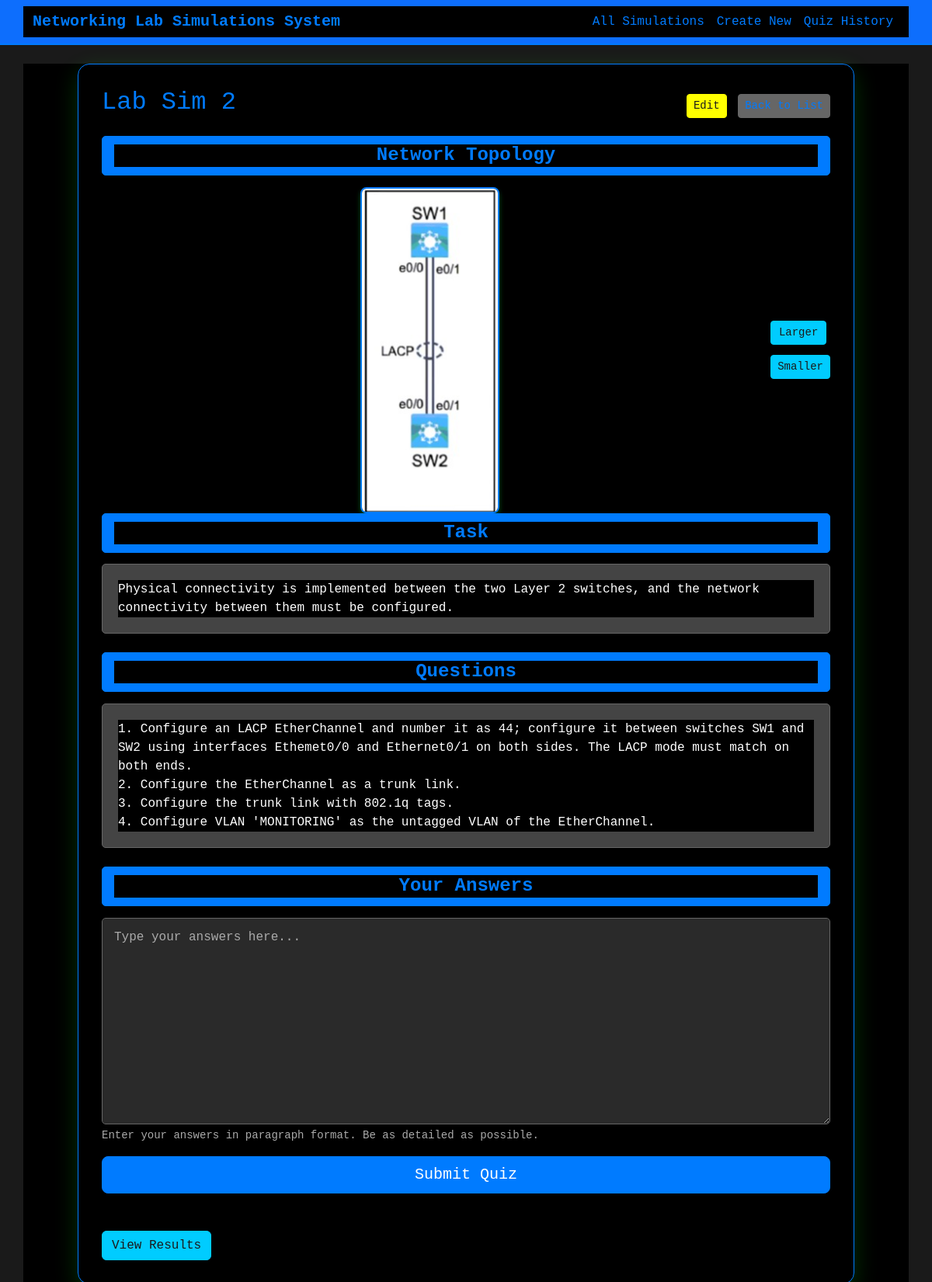
Page /simulation/2/ on the earlier database version.
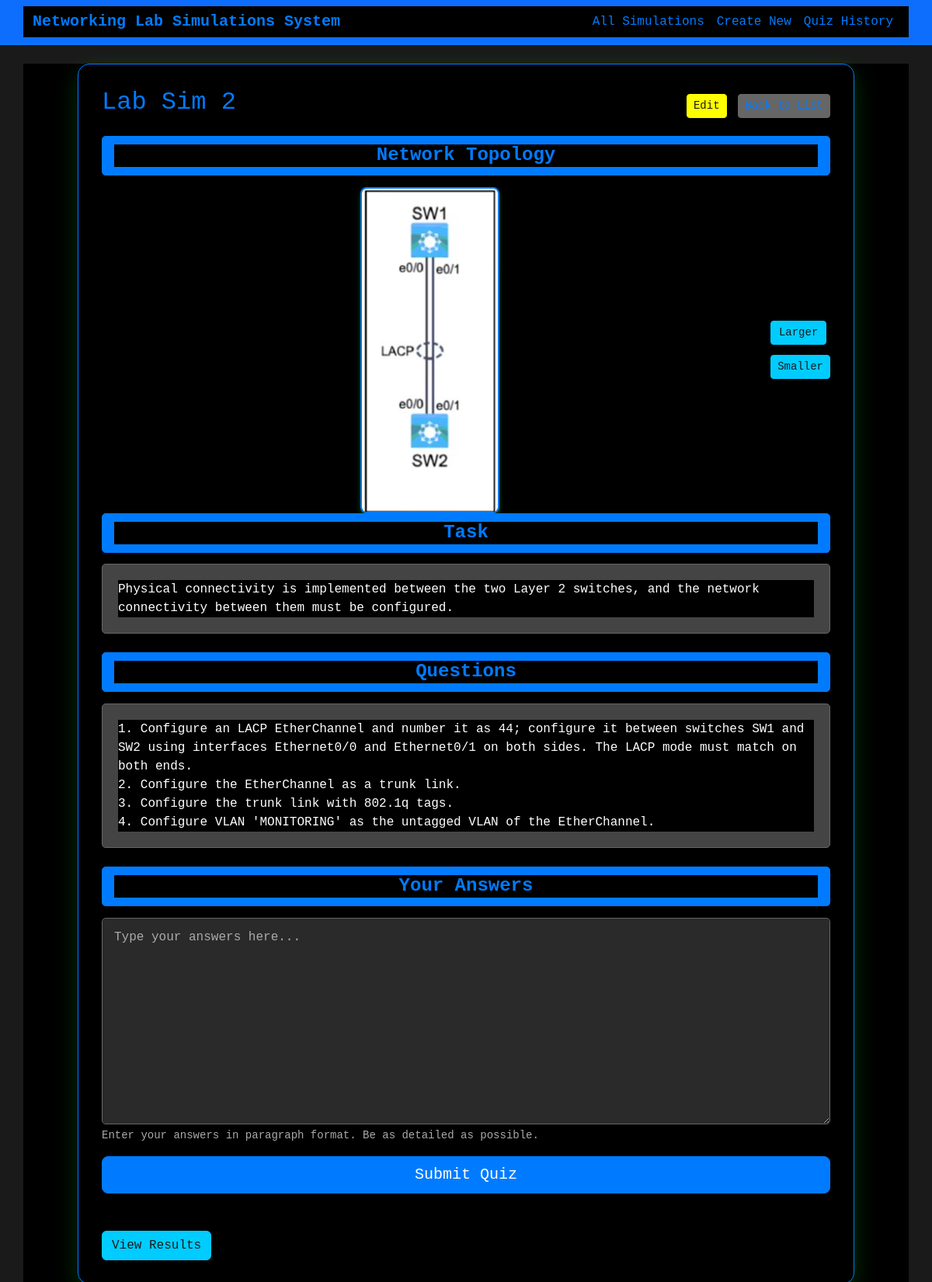
Same page on the later database version.
### lab_simulations/models.py (models this page shows, shortened)
class LabSimulation(models.Model):
    title = models.CharField(max_length=200)
    image = models.ImageField(upload_to='uploads/', help_text="Upload network topology image")
    task = models.TextField(help_text="Enter the task description")
    questions = models.TextField(help_text="Enter the questions (one per line or paragraph)")
    lab_answers = models.TextField(help_text="Enter the correct lab answers")
    user_answers = models.TextField(blank=True, help_text="User's submitted answers")
    created_at = models.DateTimeField(auto_now_add=True)
    updated_at = models.DateTimeField(auto_now=True)
    class Meta:
        ordering = ['-created_at']
    _COMMAND_EQUIVALENCIES = {
        'copy running-config startup-config': 'wr',
        'copy running-config start-up-config': 'wr',
        'copy running start': 'wr',
        'write memory': 'wr',
        'write mem': 'wr',
        'wr': 'wr',
        'configure terminal': 'conf t',
        'config t': 'conf t',
        'conf t': 'conf t',
        'interface': 'int',
        'int': 'int',
        'enable': 'en',
        'en': 'en',
        'no shutdown': 'no shut',
        'no shut': 'no shut',
        'exit': 'exit',
        'end': 'end',
        'line': 'line',
    }
    _SORTED_EQUIVALENCY_KEYS = sorted(_COMMAND_EQUIVALENCIES.keys(), key=len, reverse=True)

### lab_simulations/views.py (the view)
# urls.py: path('simulation/<int:pk>/', views.SimulationDetailView.as_view(), name='simulation_detail'),
class SimulationDetailView(DetailView):
    model = LabSimulation
    template_name = 'lab_simulations/simulation_detail.html'
    context_object_name = 'simulation'
    def get_context_data(self, **kwargs):
        context = super().get_context_data(**kwargs)
        context['quiz_form'] = QuizForm(instance=self.object)
        return context

### lab_simulations/forms.py
class QuizForm(forms.ModelForm):
    class Meta:
        model = LabSimulation
        fields = ['user_answers']
        widgets = {
            'user_answers': forms.Textarea(attrs={'class': 'form-control', 'rows': 10, 'placeholder': 'Type your answers here...'}),
        }
        labels = {
            'user_answers': 'Your Submitted Answers',
        }
    def __init__(self, *args, **kwargs):
        super().__init__(*args, **kwargs)
        if self.instance:
            self.initial['user_answers'] = ""

### lab_simulations/templates/lab_simulations/simulation_detail.html (shortened to what this page needs)
{% extends 'lab_simulations/base.html' %}
{% block content %}
<div class="quiz-container">
    <div class="row">
        <div class="col-md-12">
            <div class="d-flex justify-content-between align-items-center mb-3">
                <h2>{{ simulation.title }}</h2>
                <div>
                    <a href="{% url 'simulation_update' simulation.pk %}" class="btn btn-warning btn-sm">Edit</a>
                    <a href="{% url 'simulation_list' %}" class="btn btn-secondary btn-sm">Back to List</a>
                </div>
            </div>
            {% if simulation.image %}
                <div class="section-header">
                    <h4>Network Topology</h4>
                </div>
                <div class="d-flex justify-content-center align-items-center mb-12 image-container">
                    <img id="networkTopologyImage" src="{{ simulation.image.url }}" alt="Network Topology" class="network-topology-img">
                    <div class="ms-3 image-size-controls">
                        <button type="button" class="btn btn-sm btn-info mb-2" id="increaseImageSize">
                             Larger
                        </button>
                        <button type="button" class="btn btn-sm btn-info" id="decreaseImageSize">
                             Smaller
                        </button>
                    </div>
                </div>
            {% endif %}
            <div class="section-header">
                <h4>Task</h4>
            </div>
            <div class="content-section mb-4">
                <p>{{ simulation.task|linebreaks }}</p>
            </div>
            <div class="section-header">
                <h4>Questions</h4>
            </div>
            <div class="content-section mb-4">
                <p>{{ simulation.questions|linebreaks }}</p>
            </div>
            <div class="section-header">
                <h4>Your Answers</h4>
            </div>
            <form method="post" action="{% url 'submit_quiz' simulation.pk %}" class="quiz-form mb-5">
                <div class="mb-3">
                    {{ quiz_form.user_answers }}
                    <div class="form-text">Enter your answers in paragraph format. Be as detailed as possible.</div>
                </div>
                <div class="d-grid gap-2">
                    <button type="submit" class="btn btn-primary btn-lg">Submit Quiz</button>
                </div>
            </form>
            {% if simulation.user_answers %}
                <div class="mt-4">
                    <a href="{% url 'quiz_results' simulation.pk %}" class="btn btn-info">View Results</a>
                </div>
            {% endif %}
        </div>
    </div>
</div>
{% endblock %}

### lab_simulations/templates/lab_simulations/base.html (shortened to what this page needs)
<!DOCTYPE html>
<html lang="en">
<head>
    <link href="https://cdn.jsdelivr.net/npm/bootstrap@5.1.3/dist/css/bootstrap.min.css" rel="stylesheet">
    <link href="static/css/style.css" rel="stylesheet">
    <link href="https://cdnjs.cloudflare.com/ajax/libs/bootstrap/5.3.0/css/bootstrap.min.css" rel="stylesheet">
</head>
<body>
    <nav class="navbar navbar-expand-lg navbar-dark bg-primary">
        <div class="container">
            <a class="navbar-brand" href="{% url 'simulation_list' %}">Networking Lab Simulations System</a>
            <div class="navbar-nav ms-auto">
                <a class="nav-link" href="{% url 'simulation_list' %}">All Simulations</a>
                <a class="nav-link" href="{% url 'simulation_create' %}">Create New</a>
                <a class="nav-link" href="{% url 'quiz_history' %}">Quiz History</a>
            </div>
        </div>
    </nav>
    <div class="container mt-4">
        {% block content %}
        {% endblock %}
    </div>
</body>
</html>

### static/css/style.css (style rules this page uses)
html { background-color: #1a1a1a !important; min-height: 100% !important; }
html, body { background-color: #1a1a1a !important; color: #007BFF !important; font-family: 'Courier New', monospace !important; min-height: 100vh !important; margin: 0; padding: 0; }
body::before { content: ''; position: fixed; top: 0; left: 0; width: 100%; height: 100%; background-color: #1a1a1a; z-index: -9999; pointer-events: none; }
*, *::before, *::after { color: #007BFF !important; box-sizing: border-box; }
h1, h2, h3, h4, h5, h6, p, span, div, label, small, li, td, th, a, strong, em, i, b { color: #007BFF !important; }
.container, .container-fluid, .container-sm, .container-md, .container-lg, .container-xl, .container-xxl { background-color: black; }
.row, .col, .col-1, .col-2, .col-3, .col-4, .col-5, .col-6, .col-7, .col-8, .col-9, .col-10, .col-11, .col-12, .col-sm, .col-sm-1, .col-sm-2, .col-sm-3, .col-sm-4, .col-sm-5, .col-sm-6, .col-sm-7, .col-sm-8, .col-sm-9, .col-sm-10, .col-sm-11, .col-sm-12, .col-md, .col-md-1, .col-md-2, .col-md-3, .col-md-4, .col-md-5, .col-md-6, .col-md-7, .col-md-8, .col-md-9, .col-md-10, .col-md-11, .col-md-12, .col-lg, .col-lg-1, .col-lg-2, .col-lg-3, .col-lg-4, .col-lg-5, .col-lg-6, .col-lg-7, .col-lg-8, .col-lg-9, .col-lg-10, .col-lg-11, .col-lg-12, .col-xl, .col-xl-1, .col-xl-2, .col-xl-3, .col-xl-4, .col-xl-5, .col-xl-6, .col-xl-7, .col-xl-8, .col-xl-9, .col-xl-10, .col-xl-11, .col-xl-12 { background-color: black; }
main, section, article, aside, header, footer, nav { background-color: black; }
.navbar { background-color: #1a1a1a !important; border-bottom: 2px solid #007BFF; }
.navbar-brand { font-weight: 700; font-size: 1.5rem; color: #007BFF !important; }
.navbar-nav .nav-link { color: #007BFF !important; }
.quiz-container { background: black; color: #007BFF !important; border-radius: 15px; padding: 30px; margin: 20px 0; box-shadow: 0 10px 30px rgba(0, 255, 0, 0.2); border: 1px solid #007BFF; max-width: '1400px'; max-height: '1000px'; }
.section-header { background: #007BFF !important; color: #007BFF !important; padding: 15px 20px; border-radius: 10px; margin-bottom: 20px; backdrop-filter: blur(10px); border: 1px solid #007BFF; }
.section-header h4 { margin: 0; font-weight: 600; color: #007BFF !important; }
.btn { border-radius: 25px; padding: 10px 20px; font-weight: 600; transition: all 0.3s ease; background-color: #007BFF !important; color: #1a1a1a !important; border: 1px solid #007BFF !important; }
.btn-primary { background-color: #007BFF !important; border-color: #007BFF !important; color: #ffffff !important; }
.btn-secondary { background-color: #666 !important; border-color: #666 !important; color: #007BFF !important; }
.btn-warning { background-color: #ffff00 !important; border-color: #ffff00 !important; color: #1a1a1a !important; }
.btn-info { background-color: #00ccff !important; border-color: #00ccff !important; color: #1a1a1a !important; }
.form-control, .form-select { border-radius: 10px; border: 2px solid #007BFF !important; padding: 12px 15px; transition: border-color 0.3s ease; background-color: #2a2a2a !important; color: #007BFF !important; }
.form-control::placeholder { color: #666 !important; opacity: 1; }
.form-text { color: #00cc00 !important; }
textarea { background-color: #2a2a2a !important; color: #007BFF !important; border: 2px solid #007BFF !important; resize: vertical; }
.bg-primary { background-color: #007BFF !important; color: #1a1a1a !important; }
a { color: #00cc00 !important; text-decoration: none; }
a.btn { text-decoration: none !important; }
body *, body *::before, body *::after { background-color: black; }

### lab_simulations/templates/lab_simulations/base.html (style rules this page uses)
.network-topology-img { max-width: 100%; height: auto; border: 2px solid #007BFF; border-radius: 8px; box-shadow: 0 4px 6px rgba(0, 255, 0, 0.3); transition: transform 0.3s ease; background-color: #2a2a2a; display: block; margin: 0 auto; }
.quiz-container { max-width: 1000px; max-height: none !important; width: 100%; margin: 0 auto; }
body { background-color: #343a40; color: white; }
.section-header { background: #007bff; color: white; padding: 10px 15px; border-radius: 5px; margin-bottom: 15px; text-align: center; }

Differences in the rows shown:
changed LabSimulation "Lab Sim 2": questions "…and SW2 using interfaces Ethemet0/0 and Ethernet0/1 on both…" → "…and SW2 using interfaces Ethernet0/0 and Ethernet0/1 on both…"
